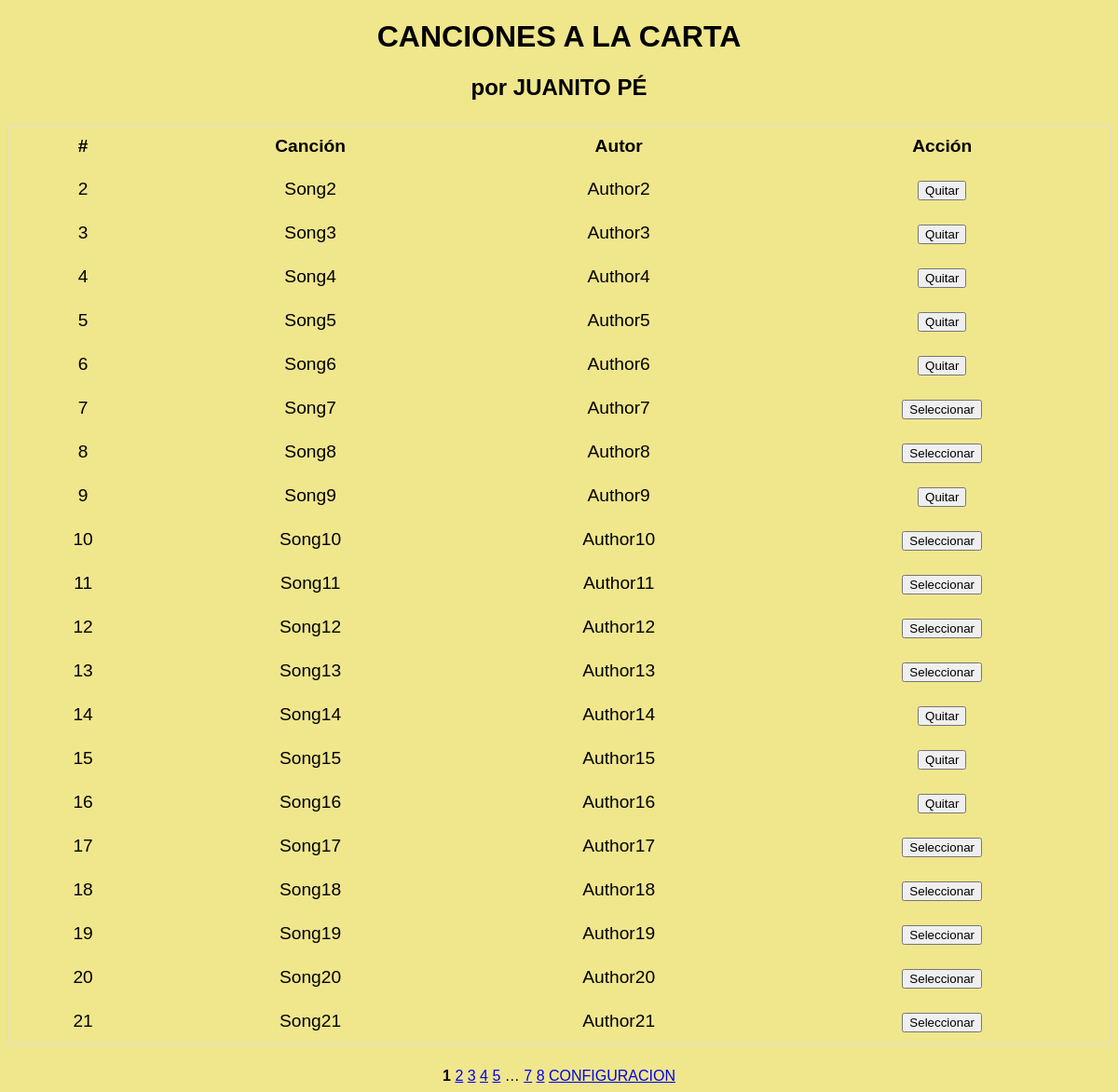
/1, run on an earlier commit of the app's database.
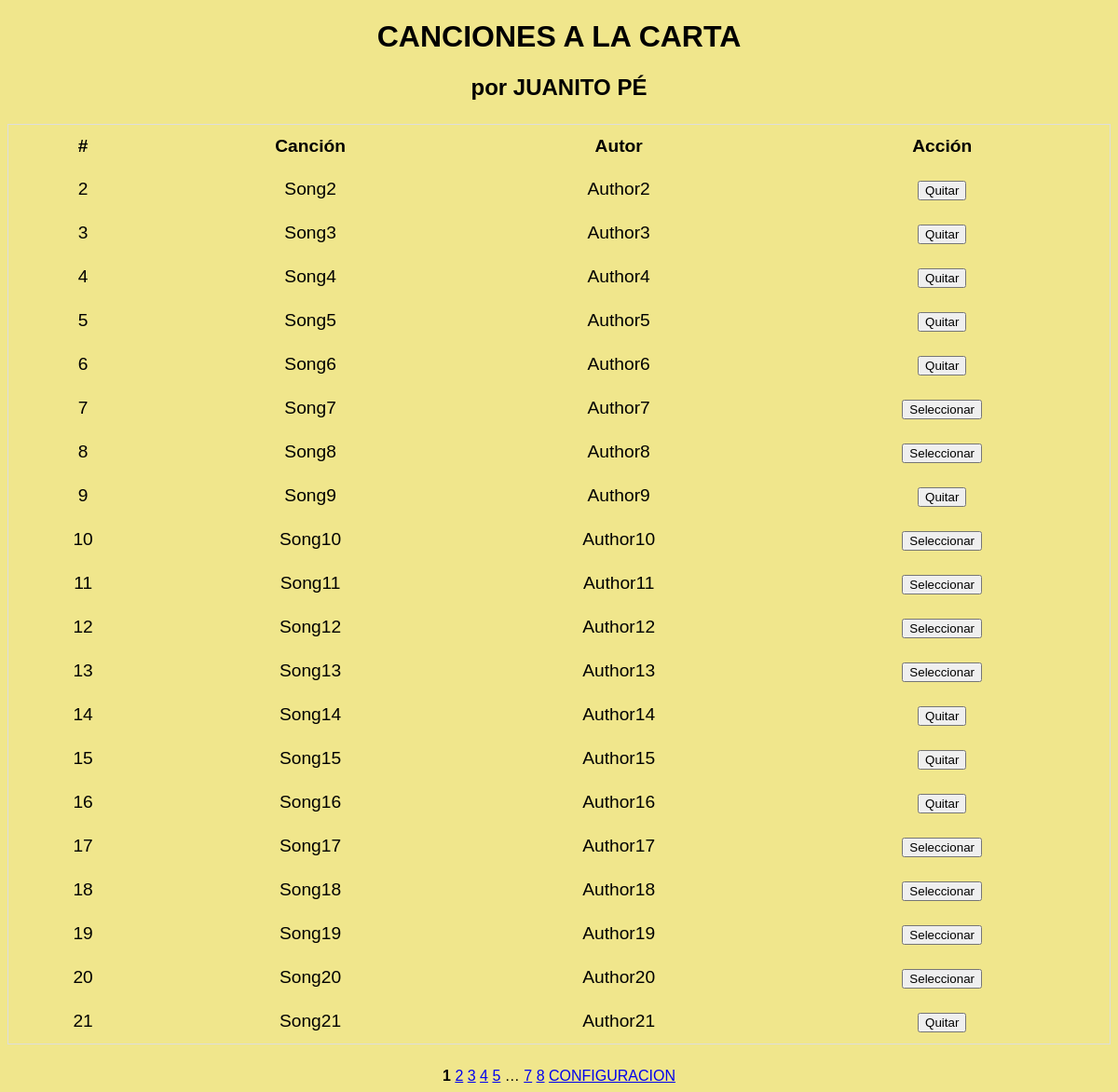
And on a later commit of the database.
### models/playlist.py (models this page shows)
class PlayList(db.Model):
    __tablename__ = "playlist"
    id = db.Column(db.Integer, primary_key=True)
    name = db.Column(db.String(80), nullable=False)
    author = db.Column(db.String(80), nullable=False)
    selected = db.Column(db.Boolean, default=False)

### app.py (the view)
@app.route('/<int:page_num>')
def user(page_num):
    songs = PlayList.query.paginate(per_page=20, page=page_num,error_out=True)
    return render_template('user.html', songs=songs)

### templates/user.html (shortened to what this page needs)
<!DOCTYPE html>
<html>
<head>
    <link rel="stylesheet" type="text/css" href="../static/styles.css">
</head>
<body>
    <h1>CANCIONES A LA CARTA</h1>
    <h2>por JUANITO PÉ</h2>
    <table class="styled-table">
        <thead>
            <tr>
                <th>#</th>
                <th>Canción</th>
                <th>Autor</th>
                <th>Acción</th>
            </tr>
        </thead>
        <tbody>
            {% for song in songs.items %}
                <tr>
                    <td>{{ song.id }}</td>
                    <td>{{ song.name }}</td>
                    <td>{{ song.author }}</td>
                    <td>
                        {% if song.selected %}
                            <form method="POST" action="{{ url_for('deselect_song', song_id=song.id) }}" style="display:inline;">
                            <button type="submit">Quitar</button>
                            </form>
                        {% else %}
                            <form method="POST" action="{{ url_for('select_song', song_id=song.id) }}" style="display:inline;">
                                <button type="submit">Seleccionar</button>
                            </form>
                        {% endif %}
                    </td>
                </tr>
            {% endfor %}
        </tbody>
    </table>
    {% for page in songs.iter_pages() %}
      {% if page %}
        {% if page != songs.page %}
          <a href="{{ url_for('user', page_num=page) }}">{{ page }}</a>
        {% else %}
          <strong>{{ page }}</strong>
        {% endif %}
      {% else %}
        <span class=ellipsis>…</span>
      {% endif %}
    {% endfor %}
    <a href="{{ url_for('admin_panel.index') }}">CONFIGURACION</a>
</body>
</html>

### static/styles.css (style rules this page uses)
body { background-color: #f0e68c; font-family: Arial, sans-serif; text-align: center; }
.styled-table { border-collapse: collapse; margin: 25px auto; font-size: 1.2em; width: 100%; text-align: center; border: 1px solid #dddddd; }
.styled-table th, .styled-table td { padding: 12px 15px; }

What changed in the data, as far as the page shows it:
changed PlayList "Song21": selected "Seleccionar" → "Quitar"
